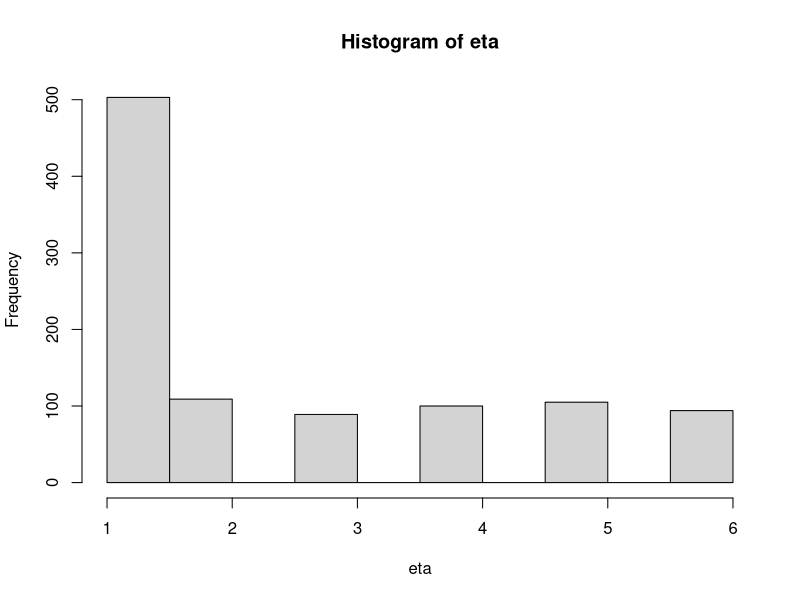

The R source for this figure:
# task N2

N=1000
eta=sample(1:6, size=N, prob=c(0.5,rep(0.1,5)),
           replace=TRUE)
hist(eta)
table(eta)
m=c(0,-1,-0.5,0,0.5,1)
s=c(1,rep(0.1,5))
X=rep(0,N)
for (i in 1:N){
  X[i]=rnorm(1,mean=m[eta[i]],sd=s[eta[i]])
}